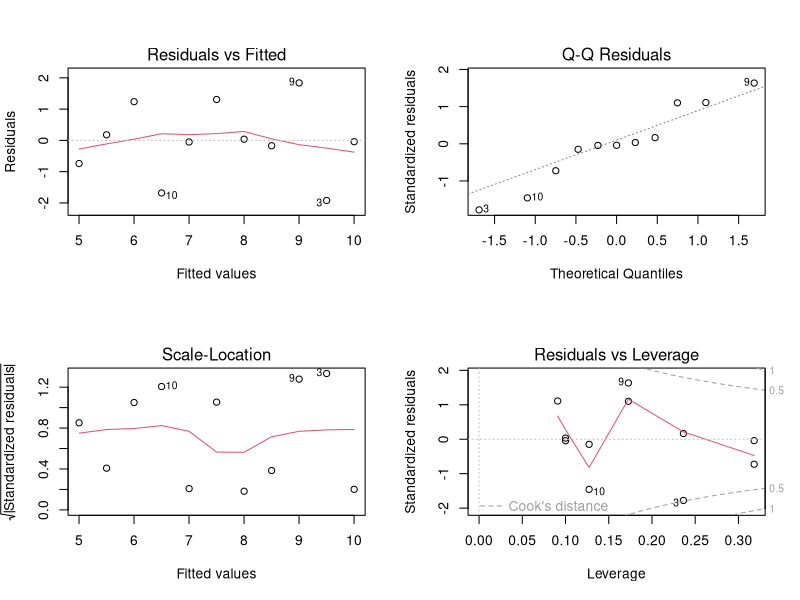
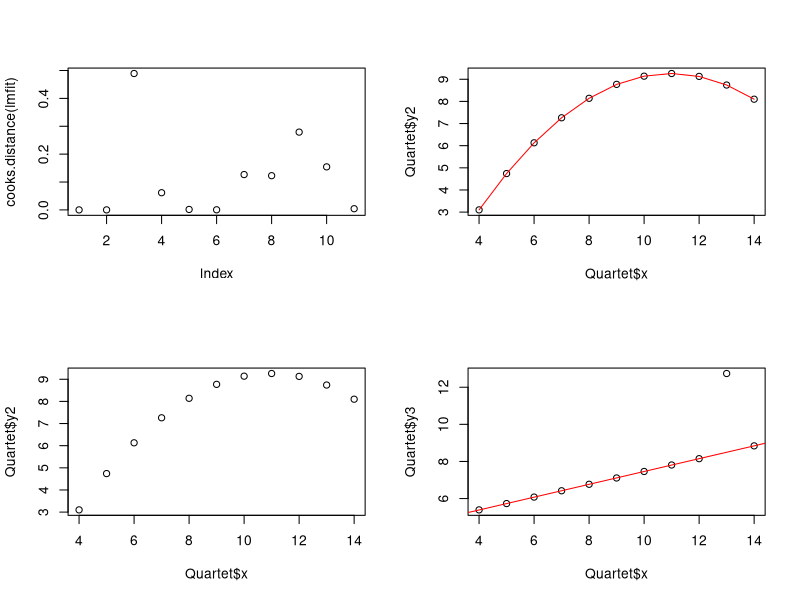
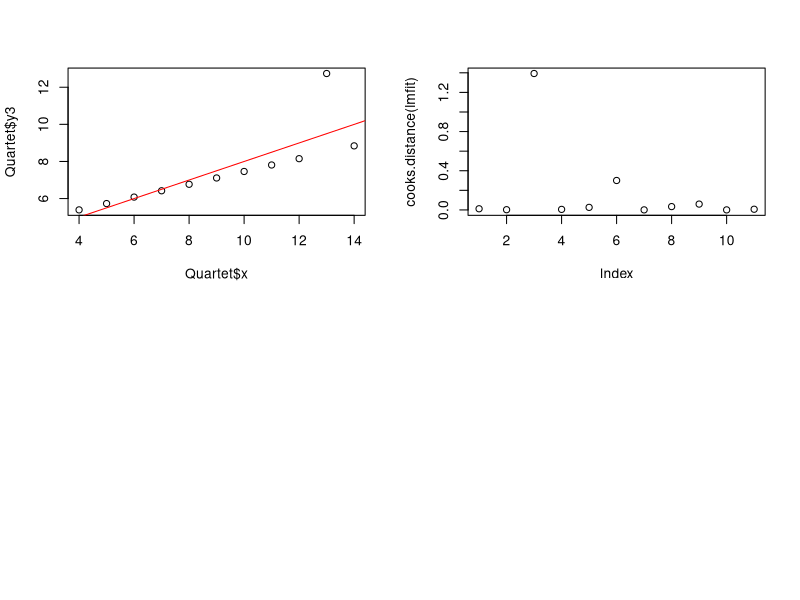

The R script that drew these images, in order:
library ( e1071     )
library ( reshape2  )
library ( ggplot2   )
library (  car      )
library ( MASS      )

# --------------------------------
# --- plots differences ----------
# --------------------------------

cat ( '\n' ) ; lmfit = lm ( y1 ~ x , Quartet )

par ( mfrow = c ( 2 , 2 ) )

plot ( lmfit )

# https://it.wikipedia.org/wiki/Distanza_di_Cook

print ( 'M^(-1) = (-1)^(i+j) * det( Mij )' )

plot ( cooks.distance ( lmfit ) )

plot ( Quartet $ x , Quartet $ y2 )

lmfit = lm ( Quartet $ y2 ~ poly ( Quartet $ x , 2 ) )

lines ( sort ( Quartet $ x ) , lmfit $ fit [ order ( Quartet $ x ) ] , col = "red" )

plot ( Quartet $ x , Quartet $ y2 )

# lmfit = lm ( Quartet $ y2 ~ I ( Quartet $ x ) + I ( Quartet $ x^2 ) )

# --------------------------------
# --- rlm differences ------------
# --------------------------------

cat ( '\n' ) ; print ( 'rlm plotting = auto remove outsider ( maybe from Cook )' )

plot ( Quartet $ x , Quartet $ y3 )

lmfit = rlm ( Quartet $ y3 ~ Quartet $ x )

abline ( lmfit , col = "red" )

plot ( Quartet $ x, Quartet $ y3 )

lmfit = lm ( Quartet $ y3 ~ Quartet $ x )

abline ( lmfit , col = "red" )

plot ( cooks.distance ( lmfit ) )
